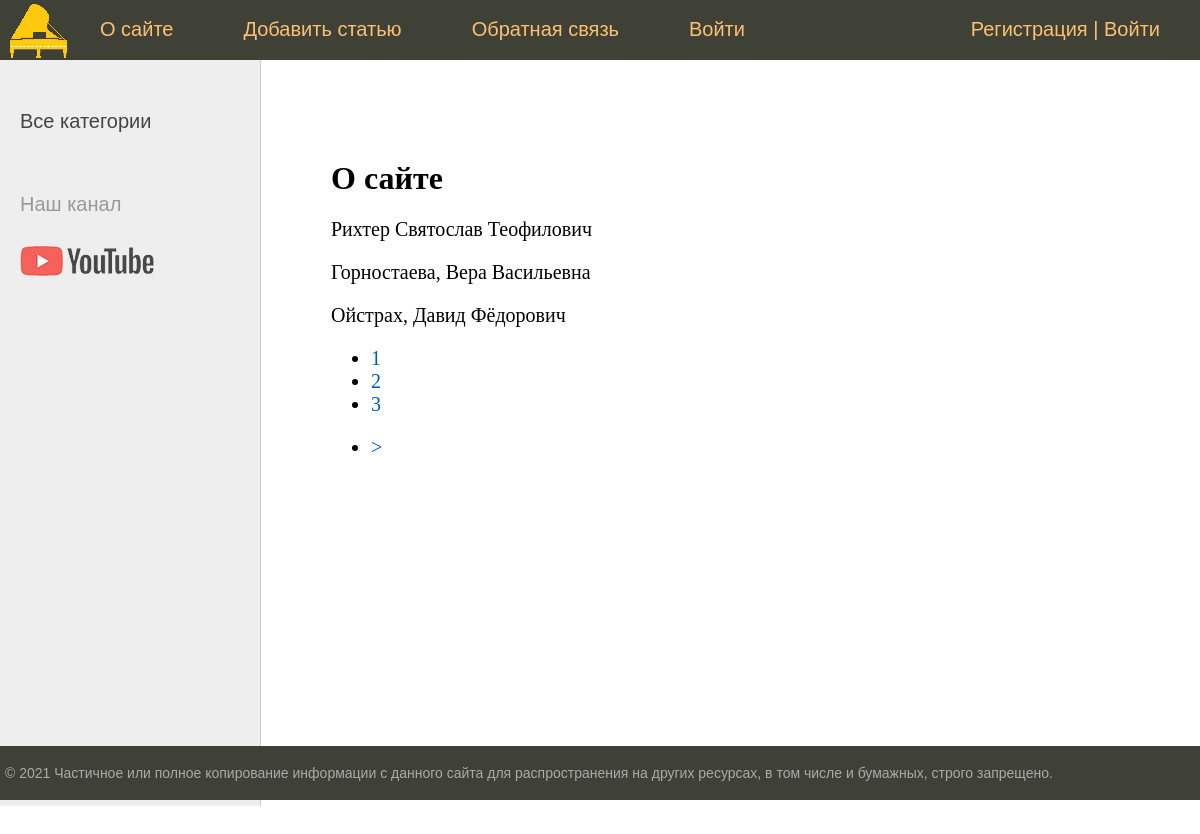
The page /about/ on the database its author committed.
### musicians/models.py (models this page shows, shortened)
class Musicians(models.Model):
    id = models.AutoField(primary_key=True)
    title = models.CharField(max_length=255, verbose_name = "Заголовок")
    slug = models.SlugField(max_length=255, unique=True, db_index=True, verbose_name="URL")
    content = models.TextField(blank=True, verbose_name = "Текст статьи")
    photo = models.ImageField(upload_to="photos/%Y/%m/%d/", verbose_name = "Фотографии")
    time_create = models.DateTimeField(auto_now_add=True, verbose_name = "Время создания")
    time_update = models.DateTimeField(auto_now=True, verbose_name = "Время обновления")
    is_published = models.BooleanField(default=True, verbose_name = "Публикация")
    cat = models.ForeignKey('Category', on_delete=models.PROTECT, verbose_name = "Категории")
    def __str__(self):
        return self.title
    class Meta:
        verbose_name = 'Известные музыканты'
        verbose_name_plural = 'Известные музыканты'
        ordering = ['time_create', 'title']

### musicians/views.py (the view)
# urls.py: path('about/', about, name='about'),
def about(request):
    contact_list = Musicians.objects.all()
    paginator = Paginator(contact_list, 3)
    page_number = request.GET.get('page')
    page_obj = paginator.get_page(page_number)
    return render(request, 'musicians/about.html', {'page_obj':page_obj, 'menu': menu, 'title': 'О сайте'})

### musicians/templates/musicians/about.html
{% extends 'musicians/base.html' %}
{% block content %}
<h1>{{title}}</h1>
{% for contact in page_obj %}
<p>{{ contact }}</p>
{% endfor %}
<nav>
    <ul>
        {% for p in page_obj.paginator.page_range %}
        <li>
            <a href="?page={{ p }}">{{ p }}</a>
        </li>
        {% endfor %}
    </ul>
</nav>
{% endblock %}

### musicians/static/musicians/css/styles.css (style rules this page uses)
html, body { font-family: 'Arial'; margin: 0; padding: 0; height: 100%; width: 100%; color: #444; }
a { color: #0059b2; text-decoration: none; }
.content-text h1 { font-size: 32px; }

### rows shown on the page
Musicians: title "Рихтер Святослав Теофилович"
Musicians: title "Горностаева, Вера Васильевна"
Musicians: title "Ойстрах, Давид Фёдорович"

### other values the page prints
{{ m.title }} "О сайте" "Добавить статью" "Обратная связь" "Войти"
{{ title }} "О сайте"
{{ p }} "1" "2" "3"
